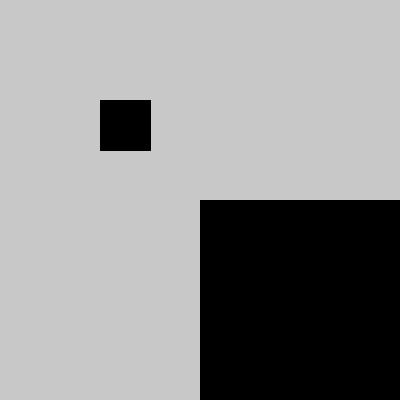
Frame 1 (no input)
Frame 60 (the mouse pressed at the canvas centre just before this capture): identical to frame 1, image omitted
Frame 120 (the mouse held since frame 60 and released just before this capture): identical to frame 1, image omitted

The Processing sketch that drew this single still picture (run headless with seeded random() and noise(); from frame 60 on, the mouse is pressed at the canvas centre):

// Processing sketch: bang_unique_conditionnel
// ── bang_unique_conditionnel.pde
boolean flag = true; // État initial

void setup() {
  size(400,400);
  background(200);
  fill(0);
  rect(200,200,200,200); // zone 1
  rect(100,100,50,50); // zone 2
}


void draw() {

  if ((mouseX > 200)&&(mouseX < 200+200)&&(mouseY > 200)&&(mouseY < 200+200)) {
    if (flag == true) {
      println("Bang_Zone 1");
      fill(255);
      rect(200,200,200,200);
      flag = false;
    }
  } 
  else if ((mouseX > 100)&&(mouseX < 100+50)&&(mouseY > 100)&&(mouseY < 100+50)) {
    if (flag == true) {
      println("Bang_Zone 2");
      fill(255);
      rect(100,100,50,50);
      flag = false;
    }
  }
  else if (flag== false) { // L'état de "flag" en sortant de l'un ou l'autre zone de détection
    println("Zone neutre");
    flag = true;
    
    // On redessine le sketch et ses zones dans leur couleur initiale
    background(200);
    fill(0);
    rect(200,200,200,200); // zone 1
    rect(100,100,50,50); // zone 2
  }
}
